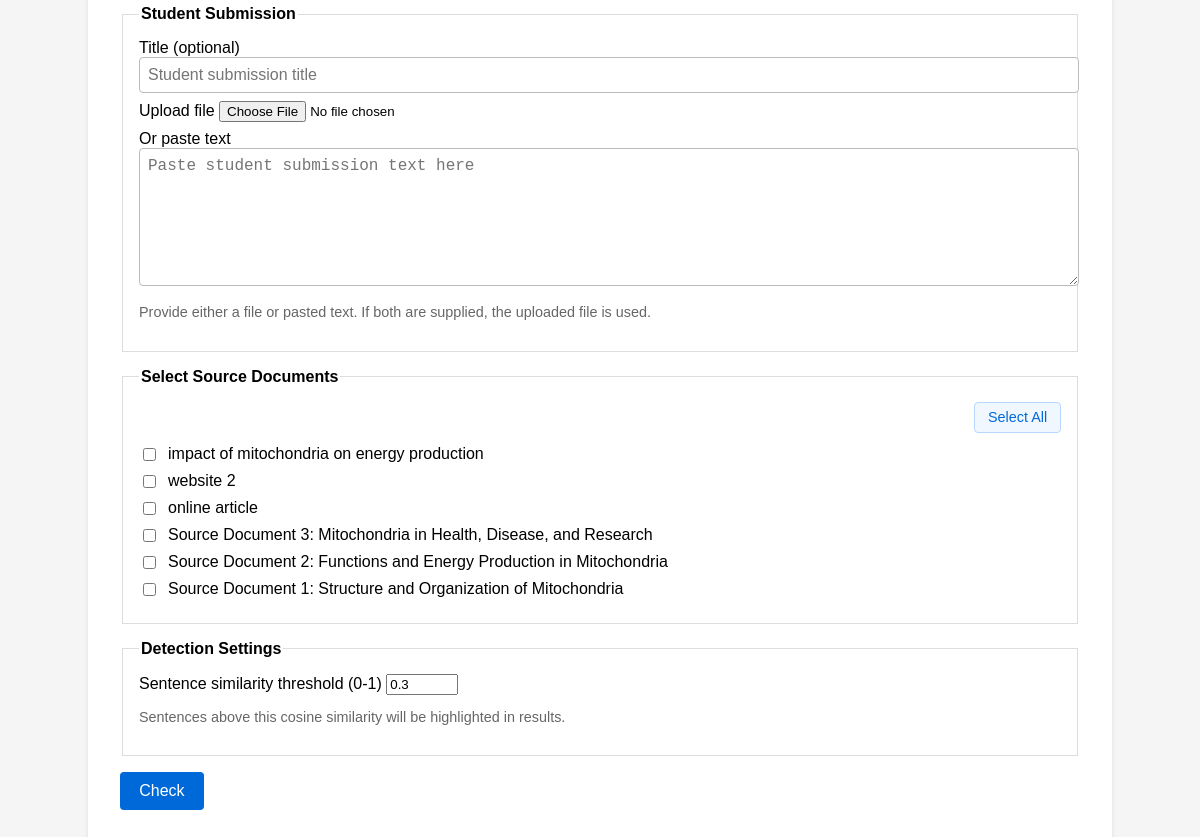
Before: / (lower part) with the older database file.
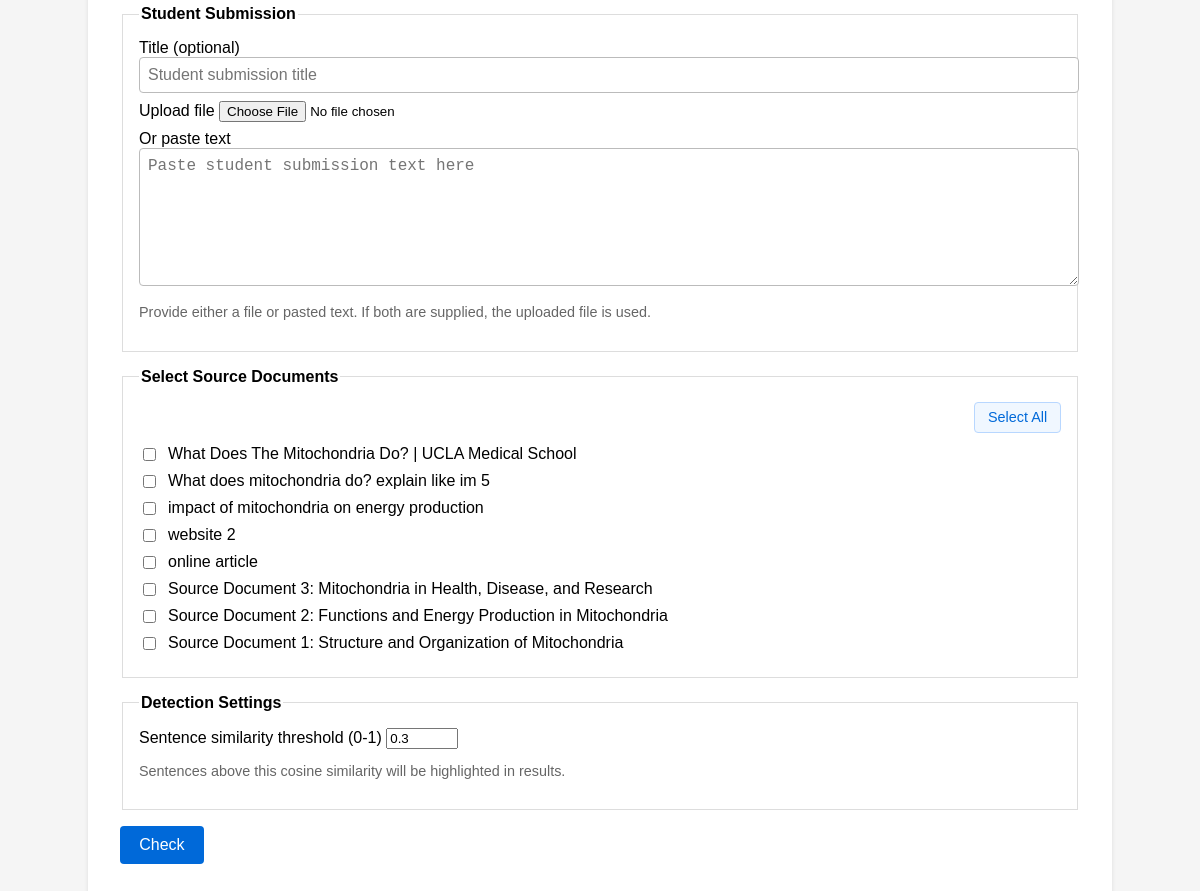
After: the same page with the newer database file.
### main.py (models this page shows, shortened)
class Document(db.Model):
    __tablename__ = "documents"
    id = db.Column(db.Integer, primary_key=True)
    title = db.Column(db.String(255), nullable=False)
    content = db.Column(db.Text, nullable=False)
    is_source = db.Column(db.Boolean, default=True, nullable=False)
    created_at = db.Column(db.DateTime, default=datetime.utcnow, nullable=False)

### main.py (the view)
@app.route("/", methods=["GET"])
def index():
    sources = (
        Document.query.filter_by(is_source=True)
        .order_by(Document.created_at.desc())
        .all()
    )
    return render_template("index.html", source_documents=sources)

### templates/index.html (shortened to what this page needs)
<!doctype html>
<html lang="en">
<head>
</head>
<body>
<main>
    <section>
        <form id="check-form" method="post" action="{{ url_for('check_submission') }}" enctype="multipart/form-data">
            <fieldset>
                <legend>Student Submission</legend>
                <label>
                    Title (optional)
                    <input type="text" name="student_title" placeholder="Student submission title">
                </label>
                <label>
                    Upload file
                    <input type="file" name="student_file" accept=".txt,.md,.pdf,.docx,.rtf,text/plain">
                </label>
                <label>
                    Or paste text
                    <textarea name="student_text" placeholder="Paste student submission text here"></textarea>
                </label>
                <p class="hint">Provide either a file or pasted text. If both are supplied, the uploaded file is used.</p>
            </fieldset>
            <fieldset>
                <legend>Select Source Documents</legend>
                {% if source_documents %}
                    <div class="source-controls">
                        <button type="button" class="select-all-button" id="select-all-sources">Select All</button>
                    </div>
                    <div class="source-list">
                        {% for doc in source_documents %}
                            <label>
                                <input type="checkbox" name="source_selection" value="{{ doc.id }}">
                                {{ doc.title }}
                            </label>
                        {% endfor %}
                    </div>
                {% else %}
                    <p class="hint">No source documents saved yet.</p>
                {% endif %}
            </fieldset>
            <fieldset>
                <legend>Detection Settings</legend>
                <label>
                    Sentence similarity threshold (0-1)
                    <input type="number" name="similarity_threshold" min="0" max="1" step="0.05" value="0.3">
                </label>
                <p class="hint">Sentences above this cosine similarity will be highlighted in results.</p>
            </fieldset>
            <div class="submit-controls">
                <button type="submit" id="check-button">Check</button>
            </div>
        </form>
    </section>
</main>
</body>
</html>

Changed rows visible on the page:
added Document: title "What Does The Mitochondria Do? | UCLA Medical School"
added Document: title "What does mitochondria do? explain like im 5"
